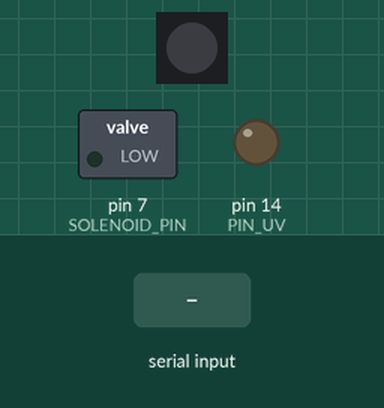
Recording of a sketch running on a simulated Arduino Uno, built with avr-gcc and run on an emulated ATmega328P. Parts: 1 RGB LEDs in strip order, left to right, switched loads named in the sketch (green lamp = pin HIGH), output pins drawn as LEDs (lit = HIGH). Dashed ring = blinking. The test bench sets the inputs (shaded band). What the sketch prints to the serial monitor is not drawn.

Above: at 1.2 s.
1.3 s: "90\n" received over Serial
At 1.53 s:
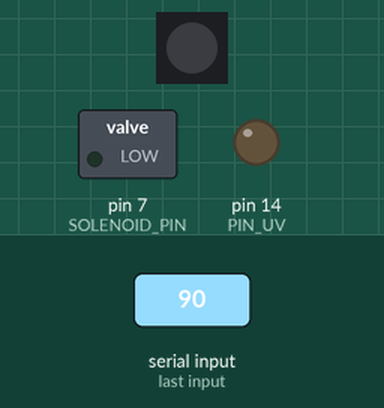
Timing chart, 0 to 10.3 s (numbered marks = the images above; inputs shaded):
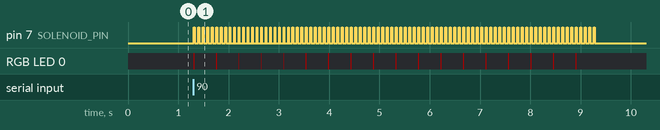

Measured:
- after the input at 1.3 s, pin 7 (SOLENOID_PIN): alternates HIGH for 0.02 s and LOW for 0.07 s, 180 changes in all, then stays LOW, starting at once; RGB LED 0: alternates RGB(50, 0, 0) for 0.02 s and off for 0.43 s, 36 changes in all, then stays off, starting at once

The sketch:

solenoid_test.ino
```cpp
//send a number through serial and the solenoid will pulse that many times
//send "on 70" to set on pulse to 70ms
//send "off 20" to set off to 70ms
#define SOLENOID_PIN 7
#define PIN_UV 14

#include <Adafruit_NeoPixel.h>
Adafruit_NeoPixel strip(1, 25, NEO_GRB + NEO_KHZ800);

uint8_t on_ms = 19;
uint8_t off_ms = 70;

void setup() {
  Serial.begin(9600);
  strip.begin();
  analogWrite(PIN_UV, 0);//TEMP so it stop blinking

  while (!Serial && millis() < 200) {}

  Serial.println("ready:");

  pinMode(SOLENOID_PIN, OUTPUT);
}

void pulse_solenoid() {
  strip.setPixelColor(0, 50, 0, 0);
  strip.show();

  digitalWrite(SOLENOID_PIN, HIGH);
  delay(on_ms);

  strip.setPixelColor(0, 0, 0, 0);
  strip.show();

  digitalWrite(SOLENOID_PIN, LOW);
  delay(off_ms);
}

void loop() {
  if (Serial.available()) {
    String cmd = Serial.readStringUntil('\n');
    cmd.trim();

    // handle "on 20"
    if (cmd.startsWith("on ")) {
      int value = cmd.substring(3).toInt();

      if (value > 0 && value <= 255) {
        on_ms = value;
        Serial.print("on_ms=");
        Serial.println(on_ms);
      }
      return;
    }

    // handle "off 80"
    if (cmd.startsWith("off ")) {
      int value = cmd.substring(4).toInt();

      if (value > 0 && value <= 255) {
        off_ms = value;
        Serial.print("off_ms=");
        Serial.println(off_ms);
      }
      return;
    }

    // if input is just a number, pulse that many times
    bool is_number = true;

    for (uint16_t i = 0; i < cmd.length(); i++) {
      if (!isDigit(cmd[i])) {
        is_number = false;
        break;
      }
    }

    if (is_number && cmd.length() > 0) {
      int num = cmd.toInt();

      for (int i = 0; i < num; i++) {
        pulse_solenoid();
      }
    }
  }
}
```
